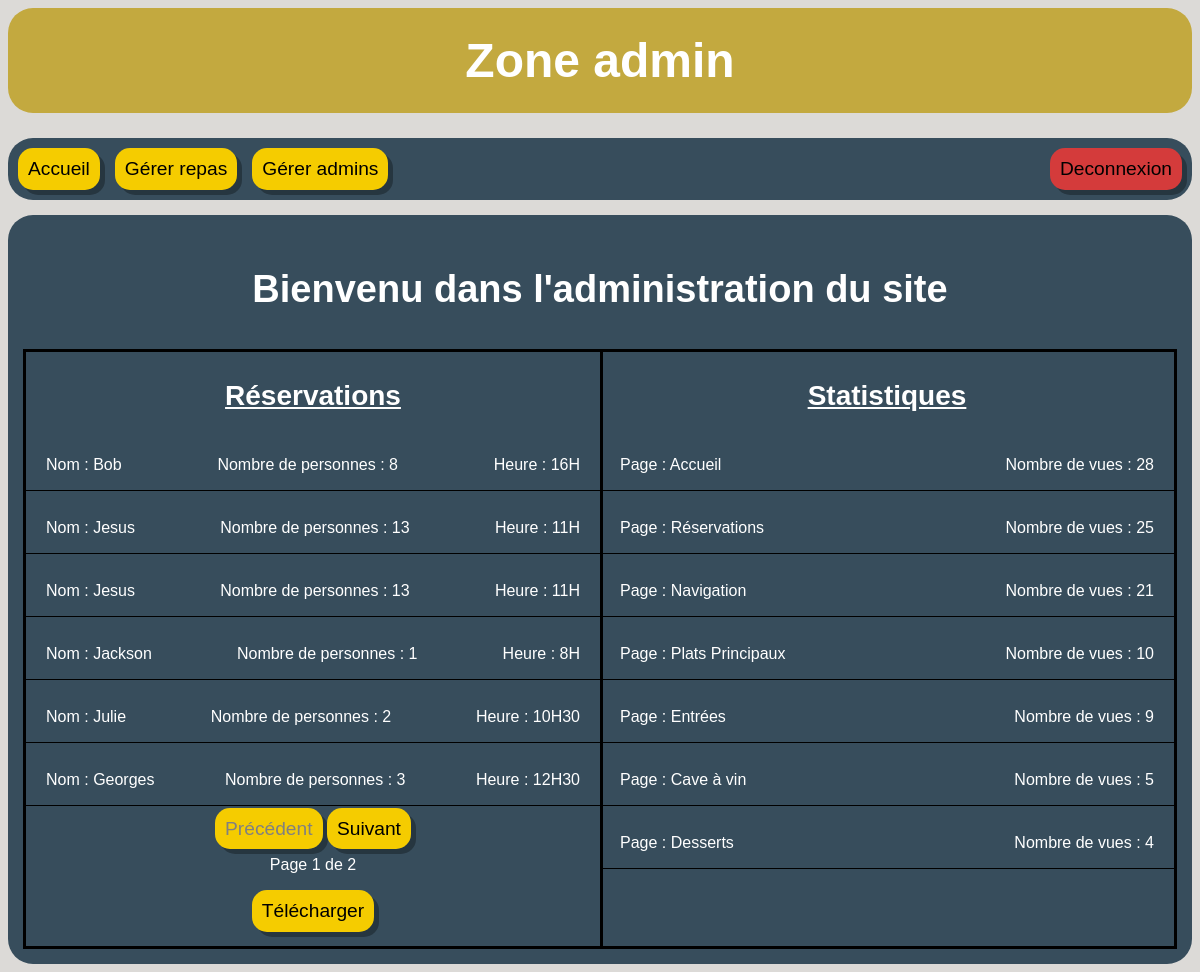
Page /admin/index.php (signed in) on the earlier database version.
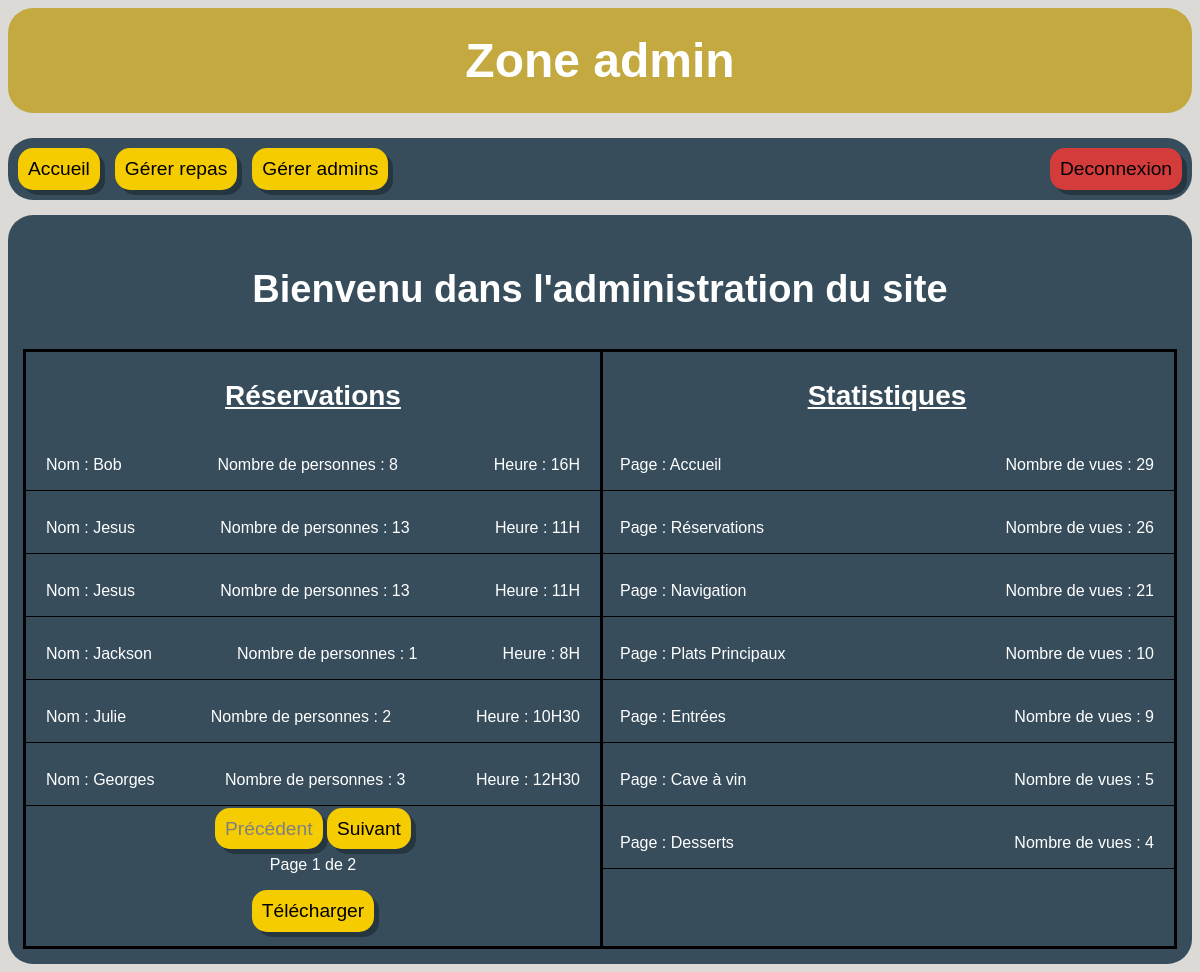
Same page on the later database version.
### tables this page shows
CREATE TABLE "reservations" (
	"id"	INTEGER NOT NULL UNIQUE,
	"nom"	TEXT NOT NULL,
	"nb"	INTEGER NOT NULL,
	"temps"	TEXT NOT NULL,
	PRIMARY KEY("id" AUTOINCREMENT)
);

CREATE TABLE "vues" (
	"id"	INTEGER NOT NULL UNIQUE,
	"page"	TEXT NOT NULL UNIQUE,
	"nb"	INTEGER NOT NULL,
	PRIMARY KEY("id" AUTOINCREMENT)
);

### includes/base.php (called while the page is built, shortened)
<?php
include "db.php";
function selectCount($nom_table) {
    global $bdd;
    $stmt = $bdd->prepare("
        SELECT COUNT(*) as nb
        FROM $nom_table
    ");
    $stmt->execute();
    $resultat = $stmt->fetch();
    return $resultat["nb"];
}

### admin/index.php (the view, shortened to what this page needs)
<?php
    include "../includes/base.php";
    $nb_reservations = selectCount("reservations");
    $nb_reservations_par_page = 6;
    $nb_page_reservations_total = ceil($nb_reservations / $nb_reservations_par_page);
    $page_reservations = $_GET["page"] ?? 1;
    $sql = "
    SELECT id, nom, nb, temps
    FROM reservations
    LIMIT :limit
    OFFSET :offset
    ";
    $stmt = $bdd->prepare($sql);
    $stmt->execute([
        ":limit" => $nb_reservations_par_page,
        ":offset" => ($page_reservations - 1) * $nb_reservations_par_page
    ]);
    $les_reservations = $stmt->fetchAll();
    $sql = "
    SELECT *
    FROM vues
    ORDER BY nb DESC
    ";
    $stmt = $bdd->prepare($sql);
    $stmt->execute();
    $pages = $stmt->fetchAll();
?>
<!DOCTYPE html>
<html lang="en">
<head>
    <link rel="stylesheet" href="../css/style_admin.css">
</head>
<body>
    <header>
        <h1>Zone admin</h1>
        <nav>
            <a class="changement_page" href="index.php"> Accueil </a>
            <a class="changement_page" href="repas/repas.php"> Gérer repas </a>
            <a class="changement_page" href="employes/gestion_admin.php"> Gérer admins </a>
            <a class="deconnexion" href="deconnexion.php"> Deconnexion </a>
        </nav>
    </header>
    <main>
        <p class="bienvenu">
            Bienvenu dans l'administration du site
        </p>
        <div class="conteneur">
            <div class="reservations">
                <p class="titre-section">Réservations</p>
                <?php foreach ($les_reservations as $une_reservation): ?>
                    <div class="une-reservation">
                        <p class="res-nom">Nom : <?= $une_reservation["nom"]?></p>
                        <p class="res-nb">Nombre de personnes : <?= $une_reservation["nb"]?></p>
                        <p class="res-heure">Heure : <?= $une_reservation["temps"]?></p>
                    </div>
                <?php endforeach ?>
                <div class="boutons">
                    <?php if ($page_reservations > 1): ?>
                        <a class="btn-reserver" href="index.php?page=<?= $page_reservations - 1?>">Précédent</a>
                    <?php else: ?>
                        <a href="" class="inactif">Précédent</a>
                    <?php endif ?>
                    <?php if ($page_reservations < $nb_page_reservations_total): ?>
                        <a class="btn-reserver" href="index.php?page=<?= $page_reservations + 1?>">Suivant</a>
                    <?php else: ?>
                        <a href="" class="inactif">Suivant</a>
                    <?php endif ?>
                </div>
                <p>Page <?= $page_reservations ?> de <?= $nb_page_reservations_total ?></p>
                <form action="telechargerCSV.php" method="post">
                    <button class="telecharger" type="submit">Télécharger</button>
                </form>
            </div>
            <div class="statistiques">
                <p class="titre-section">Statistiques</p>
                <?php foreach ($pages as $page): ?>
                    <div class="une-statistique">
                        <p>Page : <?= $page["page"] ?></p>
                        <p class="nb-vues"> Nombre de vues : <?= $page["nb"] ?></p>
                    </div>
                <?php endforeach ?>
            </div>
        </div>
    </main>
</body>
</html>

### css/style_admin.css (style rules this page uses)
body { font-family: Arial, Helvetica, sans-serif; background-color: #dcdad7; }
header { text-align: center; }
h1 { margin: 0 0 25px 0; color: #fff; background-color: #C3A93F; padding: 25px; border-radius: 25px; text-align: center; font-size: 48px; }
nav { background-color: #374d5c; padding: 10px; border-radius: 25px; display: flex; justify-content: center; gap: 15px; margin-bottom: 15px; }
.titre-section { font-size: 28px; font-weight: bold; text-decoration: underline; }
.une-reservation, .une-statistique { display: flex; justify-content: space-between; border-bottom: 1px solid black; margin-bottom: 12px; padding: 0 20px; }
a, input.modifier, input.ajouter { border: none; padding: 10px; border-radius: 15px; text-decoration: none; color: black; font-size: larger; box-shadow: 5px 5px #0000004e; }
a.inactif { color: grey; opacity: 0.5f; text-decoration: none; pointer-events: none; }
.bienvenu { text-align: center; font-size: 38px; font-weight: bold; }
.telecharger { border: none; padding: 10px; border-radius: 15px; text-decoration: none; color: black; font-size: larger; box-shadow: 5px 5px #0000004e; background-color: #F5CC00; }

Differences in the rows shown:
changed vues "Accueil": nb "28" → "29"
changed vues "Réservations": nb "25" → "26"
